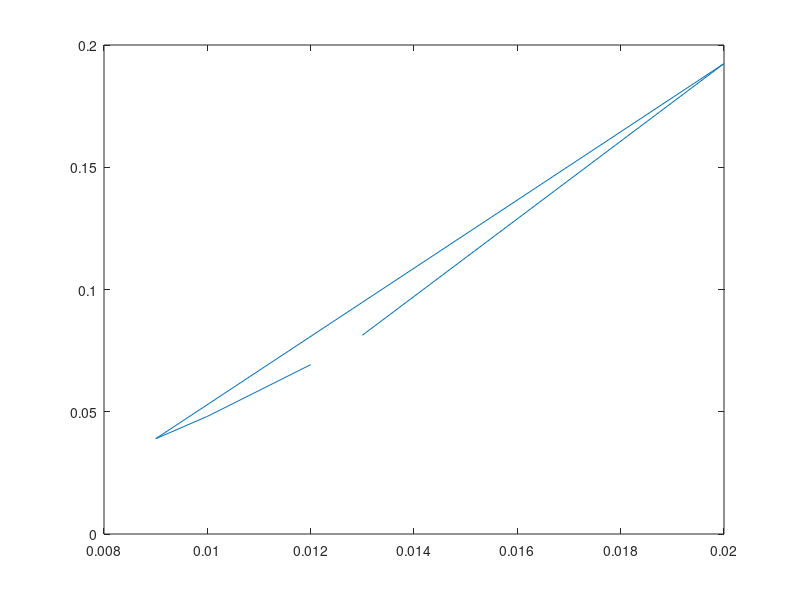

Source code (MATLAB):
clc;
clear all;
close all;

F = [14, 18, 8, 9, 13];
x = [0.013, 0.020, 0.009, 0.010, 0.012];
k = F/x;
U = (1/2)*(k.*(x.^2));
plot(x, U);